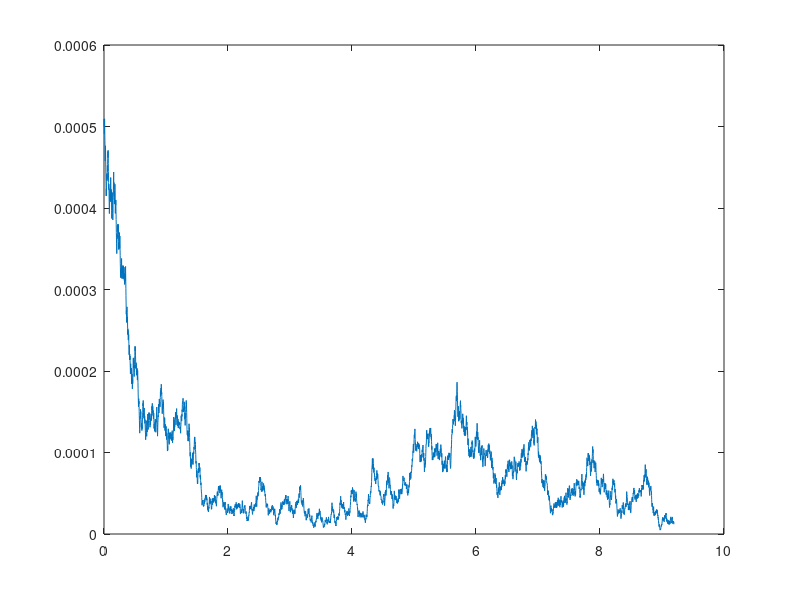

The MATLAB source for this figure:
clear;
clc;

%% paramters
s = 0.05;   %saturation paramter
Gamma = 2*pi*6.067*10^6;          %natural linewidth
Delta = -16*10^6;                 %detuning
k = 2*pi/(780*10^(-9));
m = 1.410*10^(-25);   %Rb-85
kb = 1.38*10^(-23);
T0 = 500*10^(-6);     %initial temperature
v0 = sqrt(3*kb*T0/m);
hbar = 6.63*10^(-34)/(2*pi);
N = 5000;              %total number of random walk steps
p = hbar*k/m;
time_axis = zeros(1,N);
temperature = zeros(1,N);

vx0 = v0/sqrt(3); 
vy0 = v0/sqrt(3);
vz0 = v0/sqrt(3);

%% main
% ax =@(t,vx) -hbar*k/m*Gamma/2*(s/(1+s+4*(Delta + k*vx)^2/Gamma^2) - s/(1+s+4*(Delta - k*vx)^2/Gamma^2));
% ay =@(t,vy) -hbar*k/m*Gamma/2*(s/(1+s+4*(Delta + k*vy)^2/Gamma^2) - s/(1+s+4*(Delta - k*vy)^2/Gamma^2));
% az =@(t,vz) -hbar*k/m*Gamma/2*(s/(1+s+4*(Delta + k*vz)^2/Gamma^2) - s/(1+s+4*(Delta - k*vz)^2/Gamma^2));
% 
% [tx,vx] = ode45(ax,tspan,vx0);
% [ty,vy] = ode45(ay,tspan,vy0);
% [tz,vz] = ode45(az,tspan,vz0);
% figure(1)
% hold on;
% T = m*(vx.^2 + vy.^2 + vz.^2)/(3*kb);
% plot(tx,T);
% hold off;
gamma_p = @(v) Gamma/2*s./(1+s+4*(Delta+k*v).^2/Gamma^2);

vx = vx0;
vy = vy0;
vz = vz0;
for i = 1:N-1
    v = [vx,-vx,vy,-vy,vz,-vz];
    temperature(i) = m*(vx^2 + vy^2 + vz^2)/(3*kb);
    rate = gamma_p(v);
    prob_norm = rate/sum(rate);
    random_num = rand();
    if  0 <= random_num && random_num < prob_norm(1)
        vx = vx - p;
        time_axis(i + 1) = time_axis(i) + 1/rate(1);
    elseif prob_norm(1) <= random_num && random_num < (prob_norm(1) + prob_norm(2))
        vx = vx + p;
        time_axis(i + 1) = time_axis(i) + 1/rate(2);
    elseif sum(prob_norm(1:2)) <= random_num && random_num < sum(prob_norm(1:3))
        vy = vy - p;
        time_axis(i + 1) = time_axis(i) + 1/rate(3);
    elseif sum(prob_norm(1:3)) <= random_num && random_num < sum(prob_norm(1:4))
        vy = vy + p;
        time_axis(i + 1) = time_axis(i) + 1/rate(4);
    elseif sum(prob_norm(1:4)) <= random_num && random_num < sum(prob_norm(1:5))
        vz = vz - p;
        time_axis(i + 1) = time_axis(i) + 1/rate(5);
    else 
        vz = vz + p;
        time_axis(i + 1) = time_axis(i) + 1/rate(6);
    end
end
temperature(N) = m*(vx^2 + vy^2 + vz^2)/(3*kb);

plot(time_axis*1000,temperature);
    